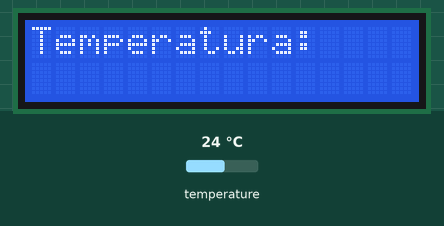
Recording of a program running on a simulated Arduino Uno, built with avr-gcc and run on an emulated ATmega328P. Shown: 16×2 character LCD. Inputs (shaded band) come from the test bench; at power-on: temperature 24 °C.

Above: at 0.1 s.
At 1.4 s:
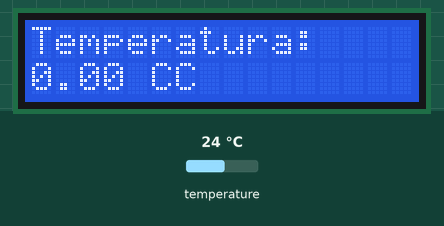

The program:

main.cpp
```cpp
#include <Wire.h>
#include <LiquidCrystal_I2C.h>
#include <OneWire.h>

OneWire ds(2);
LiquidCrystal_I2C lcd(0x27, 16, 2);
byte addr[8];

void setup() {
  lcd.init();
  lcd.backlight();
  lcd.setCursor(0, 0);
  lcd.print("Temperatura:");
  Wire.begin();
}

void loop() {
  lcd.setCursor(0, 1);


  float tempC;
  if (ds.search(addr)) {
    ds.reset();
    ds.select(addr);
    ds.write(0x44, 1);
    delay(800);

    ds.reset();
    ds.select(addr);
    ds.write(0xBE);

    byte data[9];
    for (int i = 0; i < 9; i++) {
      data[i] = ds.read();
    }

    int16_t raw = (data[1] << 8) | data[0];
    tempC = (float)raw / 16.0;
  }

  lcd.print(tempC);
  lcd.print(" C");

  delay(400);
}
```
